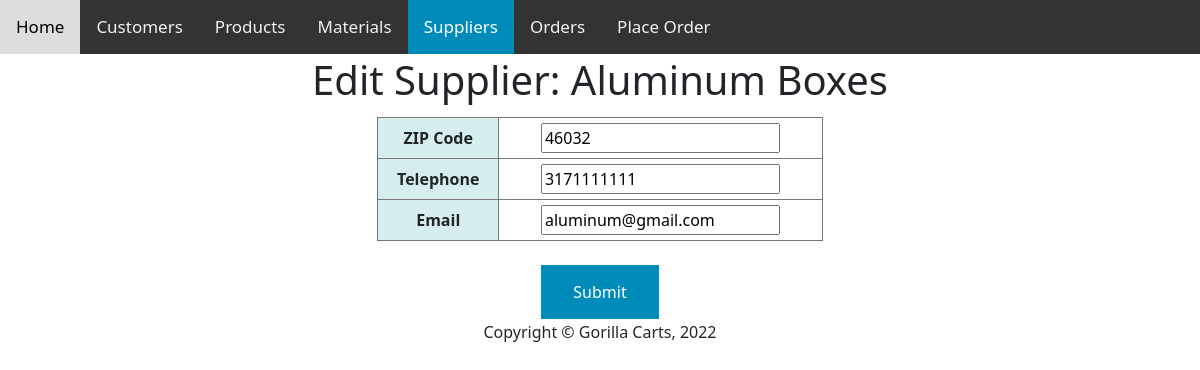
Page /EditSupplier/3 on the committed database.
### tables this page shows
CREATE TABLE Suppliers (SupplierID integer PRIMARY KEY AUTOINCREMENT, Name text, ZIP text, Telephone text, Email text);

### app.py (the view)
@app.route("/EditSupplier/<title>", methods=['POST', 'GET'])
def EditSupplierFUNCTION(title):
    if request.method == "GET":
        mSingleDict=getSingleSupplierDictList_DB(title)
        return render_template('updatesupplier.html',message=mSingleDict )

### database.py (called while the page is built)
def getSingleSupplierDictList_DB(title):
    con = sqlite3.connect('Carts.db')
    con.row_factory = sqlite3.Row
    cursorObj = con.cursor()
    cursorObj.execute('SELECT * FROM Suppliers where SupplierID = ?;',(title,))
    rows = cursorObj.fetchall()
    Supplier = []
    for individualRow in rows:
        b = {"SupplierID": individualRow[0], "Name" : individualRow[1], "ZIP" : individualRow[2], "Telephone": individualRow[3], "Email": individualRow[4]}
        Supplier.append(b)
    return Supplier

### templates/updatesupplier.html (shortened to what this page needs)
{% extends "layout.html" %}
{% block head %}
    <div class="topnav">
      <a href="/index">Home</a>
      <a href="/customers">Customers</a>
      <a href="/products">Products</a>
      <a href="/materials">Materials</a>
      <a class="active" href="/suppliers">Suppliers</a>
      <a href="/orders">Orders</a>
      <a href="/placeorder">Place Order</a>
    </div>
{% endblock %}
{% block body %}
<form action="/EditSupplier" method="post">
    {% for m in message %}
    <table width="100%">
        <tr>
            <td colspan="3">
                <h1>Edit Supplier: {{m.Name}}</h1>
            </td>
        </tr>
    </table>
            <TABLE style="border-collapse: collapse; width:50%">
            <tr>
                <td style="text-align: left">
                </td>
            </tr>
            <tr>
                <td style="text-align: left">
                </td>
            </tr>
            <TR>
                <TH style="padding: 5px; border: solid 1px #777; background-color: #D6EEEE;">ZIP Code</TD>
                <TD style="padding: 5px; border: solid 1px #777;"><input autocomplete="off" autofocus name="ZIP" placeholder="ZIP" value="{{m.ZIP}}" type="text" required></TD>
            </TR>
            <TR>
                <TH style="padding: 5px; border: solid 1px #777; background-color: #D6EEEE;">Telephone</TD>
                <TD style="padding: 5px; border: solid 1px #777;"><input autocomplete="off" autofocus name="Telephone" placeholder="Telephone" value="{{m.Telephone}}" type="text" required></TD>
             </TR>
             <TR>
                <TH style="padding: 5px; border: solid 1px #777; background-color: #D6EEEE;">Email</TD>
                <TD style="padding: 5px; border: solid 1px #777;"><input autocomplete="off" autofocus name="Email" placeholder="Email" value="{{m.Email}}" type="text" required></TD>
             </TR>
        </TABLE>
    {% endfor %}
    <br>
    <input type="submit" style="background-color: #008CBA; border: none; color: white; padding: 15px 32px; text-align: center; text-decoration: none; display: inline-block; font-size: 16px;">
{% endblock %}

### static/css/style.css (style rules this page uses)
body { margin: 0; font-family: Arial, Helvetica, sans-serif; }
h1 { color: navy; }
.topnav { overflow: hidden; background-color: #333; }
.topnav a { float: left; color: #f2f2f2; text-align: center; padding: 14px 16px; text-decoration: none; font-size: 17px; }
.topnav a.active { background-color: #008CBA; color: white; }
table { width: 80%; margin-left: auto; margin-right: auto; }
th { height: 30px; }
th, td { text-align:center; }

### rows in the picture
Suppliers: Name "Aluminum Boxes", ZIP "46032", Telephone "3171111111", Email "aluminum@gmail.com"
